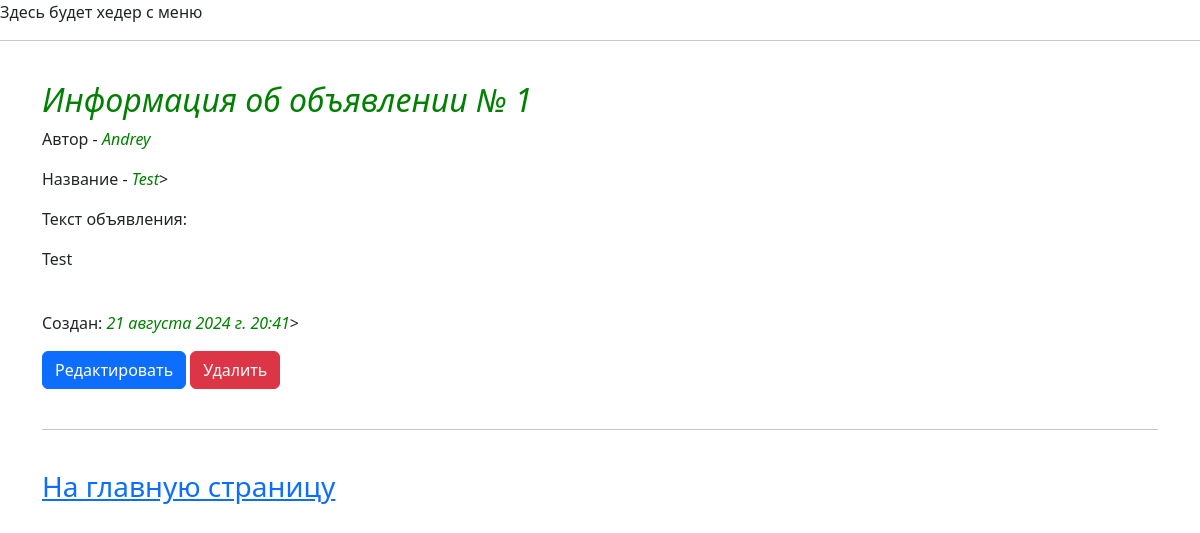
The app's page /blog/posts/1/, older data.
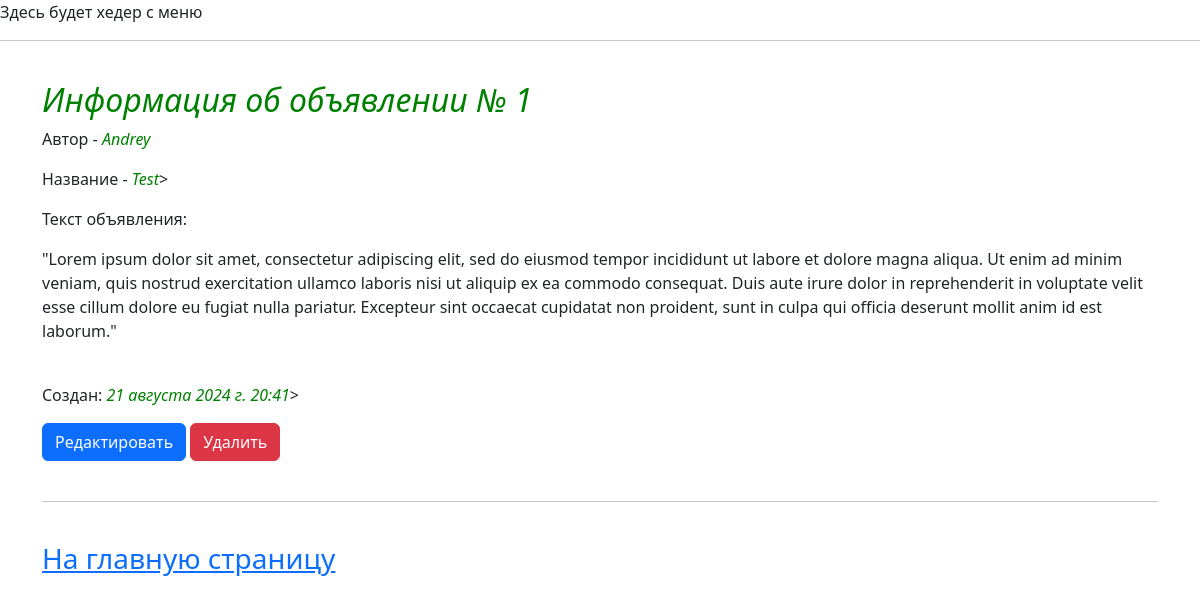
The same page, newer data.
### blog/models.py (models this page shows, shortened)
class Post(models.Model):
    author = models.CharField(max_length=50, verbose_name='Автор')
    title = models.CharField(max_length=200, verbose_name='Заголовок')
    text = models.TextField(verbose_name='Текст поста')
    created_at = models.DateTimeField(default=timezone.now, verbose_name='Опубликовано',
                                      editable=False)  # Параметр 'editable' отключает возможность для редактирования
    image = models.ImageField(upload_to='posts/', null=True, verbose_name='Изображение')
    class Meta:  # Настроечный класс
        verbose_name = 'Пост'
        verbose_name_plural = 'Посты'

### blog/views.py (the view)
# urls.py: path('posts/<int:pk>/', post_detail, name='post_detail'),
def post_detail(request, pk):
    post = get_object_or_404(Post, pk=pk)
    context = {
        'title': 'Информация о посте',
        'post': post
    }
    return render(request, template_name='blog/post_detail.html', context=context)

### blog/templates/blog/post_detail.html (shortened to what this page needs)
{% extends 'blog/base.html' %}
{% block content %}
<link  href="https://cdn.jsdelivr.net/npm/bootstrap@5.3.3/dist/css/bootstrap.min.css" rel="stylesheet"
>
<br>
<div class="container">
<h2><i>Информация об объявлении № {{post.id}}</i></h2>
<p>Автор - <i>{{post.author}}</i></p>
  <p>Название - <i>{{post.title}}</i>></p>
<p>Текст объявления:</p>
<p>{{post.text}}</p>
<br>
  <p>Создан: <i>{{post.created_at}}</i>></p>
<div>
    <a href="{% url 'blog:post_edit' pk=post.id %}" class="btn btn-primary">Редактировать</a>
    <form action="{% url 'blog:post_delete' pk=post.id %}" method="get" style="display:inline">
        <button type="submit" class="btn btn-danger">Удалить</button>
    </form>
</div>
<br>
<hr>
<br>
<a href="{% url 'blog:index'%}"><h3>На главную страницу</h3></a>
</div>
{% endblock content %}

Row changes from the older to the newer data that the page shows:
changed Post "Andrey": text "Test" → "\"Lorem ipsum dolor sit amet, consectetur adipiscing elit, sed do eiusmod tempor incididunt ut labore et dolore magna aliqua. Ut enim ad minim veniam, quis nostrud exercitation ullamco laboris nisi ut aliquip ex ea commodo consequat. Duis aute irure dolor in reprehenderit in voluptate velit esse cillum dolore eu fugiat nulla pariatur. Excepteur sint occaecat cupidatat non proident, sunt in culpa qui officia deserunt mollit anim id est laborum.\""
